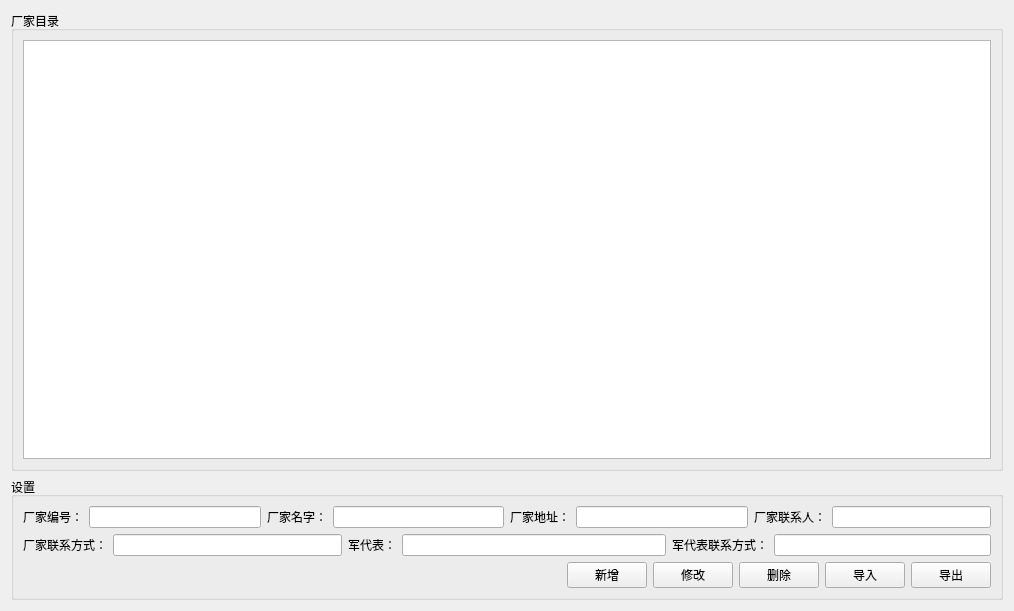
<?xml version="1.0" encoding="UTF-8"?>
<ui version="4.0">
 <class>Form</class>
 <widget class="QWidget" name="Form">
  <property name="geometry">
   <rect>
    <x>0</x>
    <y>0</y>
    <width>1014</width>
    <height>611</height>
   </rect>
  </property>
  <property name="windowTitle">
   <string>Form</string>
  </property>
  <layout class="QVBoxLayout" name="verticalLayout_2">
   <item>
    <widget class="QGroupBox" name="groupBox">
     <property name="title">
      <string>厂家目录</string>
     </property>
     <layout class="QHBoxLayout" name="horizontalLayout">
      <item>
       <widget class="QTableWidget" name="tw_result"/>
      </item>
     </layout>
    </widget>
   </item>
   <item>
    <widget class="QGroupBox" name="groupBox_2">
     <property name="title">
      <string>设置</string>
     </property>
     <layout class="QVBoxLayout" name="verticalLayout">
      <item>
       <layout class="QHBoxLayout" name="horizontalLayout_10">
        <item>
         <layout class="QHBoxLayout" name="horizontalLayout_2">
          <item>
           <widget class="QLabel" name="label">
            <property name="text">
             <string>厂家编号：</string>
            </property>
           </widget>
          </item>
          <item>
           <widget class="QLineEdit" name="le_id"/>
          </item>
         </layout>
        </item>
        <item>
         <layout class="QHBoxLayout" name="horizontalLayout_3">
          <item>
           <widget class="QLabel" name="label_2">
            <property name="text">
             <string>厂家名字：</string>
            </property>
           </widget>
          </item>
          <item>
           <widget class="QLineEdit" name="le_name"/>
          </item>
         </layout>
        </item>
        <item>
         <layout class="QHBoxLayout" name="horizontalLayout_4">
          <item>
           <widget class="QLabel" name="label_3">
            <property name="text">
             <string>厂家地址：</string>
            </property>
           </widget>
          </item>
          <item>
           <widget class="QLineEdit" name="le_address"/>
          </item>
         </layout>
        </item>
        <item>
         <layout class="QHBoxLayout" name="horizontalLayout_5">
          <item>
           <widget class="QLabel" name="label_4">
            <property name="text">
             <string>厂家联系人：</string>
            </property>
           </widget>
          </item>
          <item>
           <widget class="QLineEdit" name="le_connect"/>
          </item>
         </layout>
        </item>
       </layout>
      </item>
      <item>
       <layout class="QHBoxLayout" name="horizontalLayout_11">
        <item>
         <layout class="QHBoxLayout" name="horizontalLayout_6">
          <item>
           <widget class="QLabel" name="label_5">
            <property name="text">
             <string>厂家联系方式：</string>
            </property>
           </widget>
          </item>
          <item>
           <widget class="QLineEdit" name="le_tel1"/>
          </item>
         </layout>
        </item>
        <item>
         <layout class="QHBoxLayout" name="horizontalLayout_7">
          <item>
           <widget class="QLabel" name="label_6">
            <property name="text">
             <string>军代表：</string>
            </property>
           </widget>
          </item>
          <item>
           <widget class="QLineEdit" name="le_represent"/>
          </item>
         </layout>
        </item>
        <item>
         <layout class="QHBoxLayout" name="horizontalLayout_8">
          <item>
           <widget class="QLabel" name="label_7">
            <property name="text">
             <string>军代表联系方式：</string>
            </property>
           </widget>
          </item>
          <item>
           <widget class="QLineEdit" name="le_tel2"/>
          </item>
         </layout>
        </item>
       </layout>
      </item>
      <item>
       <layout class="QHBoxLayout" name="horizontalLayout_9">
        <item>
         <spacer name="horizontalSpacer">
          <property name="orientation">
           <enum>Qt::Horizontal</enum>
          </property>
          <property name="sizeHint" stdset="0">
           <size>
            <width>40</width>
            <height>20</height>
           </size>
          </property>
         </spacer>
        </item>
        <item>
         <widget class="QPushButton" name="pb_add">
          <property name="text">
           <string>新增</string>
          </property>
         </widget>
        </item>
        <item>
         <widget class="QPushButton" name="pb_update">
          <property name="text">
           <string>修改</string>
          </property>
         </widget>
        </item>
        <item>
         <widget class="QPushButton" name="pb_del">
          <property name="text">
           <string>删除</string>
          </property>
         </widget>
        </item>
        <item>
         <widget class="QPushButton" name="pb_input">
          <property name="text">
           <string>导入</string>
          </property>
         </widget>
        </item>
        <item>
         <widget class="QPushButton" name="pb_output">
          <property name="text">
           <string>导出</string>
          </property>
         </widget>
        </item>
       </layout>
      </item>
     </layout>
    </widget>
   </item>
  </layout>
 </widget>
 <resources/>
 <connections/>
</ui>
